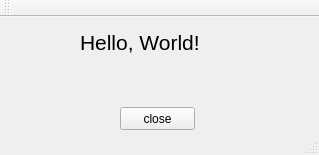
<?xml version="1.0" encoding="UTF-8"?>
<ui version="4.0">
 <class>MainWindow</class>
 <widget class="QMainWindow" name="MainWindow">
  <property name="geometry">
   <rect>
    <x>0</x>
    <y>0</y>
    <width>319</width>
    <height>155</height>
   </rect>
  </property>
  <property name="windowTitle">
   <string>MainWindow</string>
  </property>
  <widget class="QWidget" name="centralWidget">
   <widget class="QLabel" name="label">
    <property name="geometry">
     <rect>
      <x>80</x>
      <y>10</y>
      <width>151</width>
      <height>31</height>
     </rect>
    </property>
    <property name="font">
     <font>
      <family>Arial</family>
      <pointsize>16</pointsize>
     </font>
    </property>
    <property name="text">
     <string>Hello, World!</string>
    </property>
   </widget>
   <widget class="QPushButton" name="pushButton">
    <property name="geometry">
     <rect>
      <x>120</x>
      <y>90</y>
      <width>75</width>
      <height>23</height>
     </rect>
    </property>
    <property name="text">
     <string>close</string>
    </property>
   </widget>
  </widget>
  <widget class="QToolBar" name="mainToolBar">
   <attribute name="toolBarArea">
    <enum>TopToolBarArea</enum>
   </attribute>
   <attribute name="toolBarBreak">
    <bool>false</bool>
   </attribute>
  </widget>
  <widget class="QStatusBar" name="statusBar"/>
 </widget>
 <layoutdefault spacing="6" margin="11"/>
 <resources/>
 <connections>
  <connection>
   <sender>pushButton</sender>
   <signal>clicked()</signal>
   <receiver>MainWindow</receiver>
   <slot>close()</slot>
   <hints>
    <hint type="sourcelabel">
     <x>150</x>
     <y>136</y>
    </hint>
    <hint type="destinationlabel">
     <x>258</x>
     <y>145</y>
    </hint>
   </hints>
  </connection>
 </connections>
</ui>
